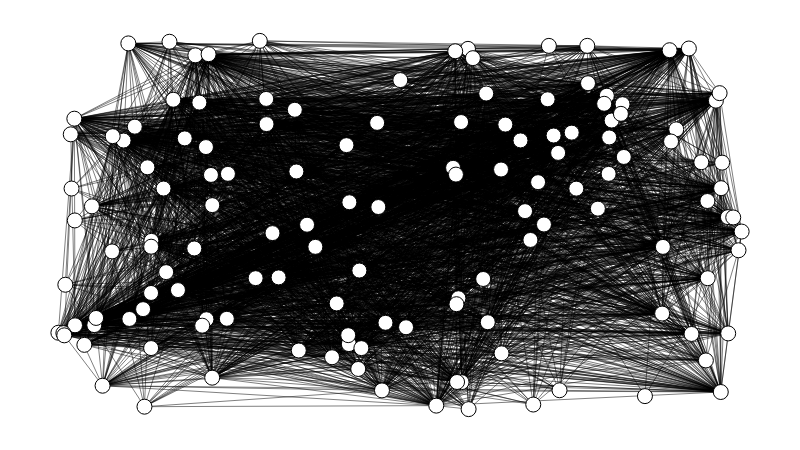

Notebook code cell kept with this figure:
### Code cell
g.draw()

### Figure 1 — Plotly figure (JSON) as saved in the notebook; plotly's stock layout.template omitted (floating-point values rounded to 4 significant figures; data arrays with more than 128 entries replaced by an {"elided": "..."} marker saying what was removed)
{"data": [{"hoverinfo": "none", "line": {"color": "rgb(127, 127, 127)", "dash": "solid", "width": 0}, "mode": "lines", "type": "scatter", "x": [0.5024, 0.5024, null, 0, 1, null], "y": [0, 1, null, 0.4955, 0.4955, null]}, {"hoverinfo": "none", "line": {"color": "rgba(0, 0, 0, 0.5)", "dash": "solid", "width": 1}, "mode": "lines", "type": "scatter", "x": {"elided": "12147 float values"}, "y": {"elided": "12147 float values"}}, {"hoverinfo": "text", "marker": {"color": "rgb(255, 255, 255)", "line": {"color": "rgb(0, 0, 0)", "width": 1}, "size": 15, "symbol": "circle"}, "mode": "markers", "text": {"elided": "135 str values"}, "textfont": {"color": "rgb(0, 0, 0)"}, "textposition": "middle center", "type": "scatter", "x": {"elided": "135 float values"}, "y": {"elided": "135 float values"}}, {"hoverinfo": "none", "mode": "text", "text": [], "textfont": {"color": "rgb(255, 255, 255)"}, "textposition": "middle center", "type": "scatter", "x": [], "y": []}, {"hoverinfo": "none", "mode": "text", "text": {"elided": "135 null values"}, "textfont": {"color": "rgb(0, 0, 0)"}, "textposition": "middle center", "type": "scatter", "x": {"elided": "135 float values"}, "y": {"elided": "135 float values"}}, {"hoverinfo": "none", "mode": "text", "text": {"elided": "4049 null values"}, "textfont": {"color": "rgb(0, 0, 0)"}, "textposition": "middle center", "type": "scatter", "x": {"elided": "4049 float values"}, "y": {"elided": "4049 float values"}}, {"hoverinfo": "none", "marker": {"color": "rgba(255, 255, 255, 0)", "line": {"color": "rgba(255, 255, 255, 0)", "width": 0}, "size": 0, "symbol": "circle"}, "mode": "markers", "type": "scatter", "x": [0.5, 0, 1, 0.5], "y": [0, 0.5, 0.5, 1]}], "layout": {"height": 450, "hovermode": "closest", "margin": {"b": 10, "l": 10, "r": 10, "t": 10}, "plot_bgcolor": "rgb(255, 255, 255)", "showlegend": false, "width": 800, "xaxis": {"showgrid": false, "showticklabels": false, "zeroline": false}, "yaxis": {"showgrid": false, "showticklabels": false, "zeroline": false}}}
